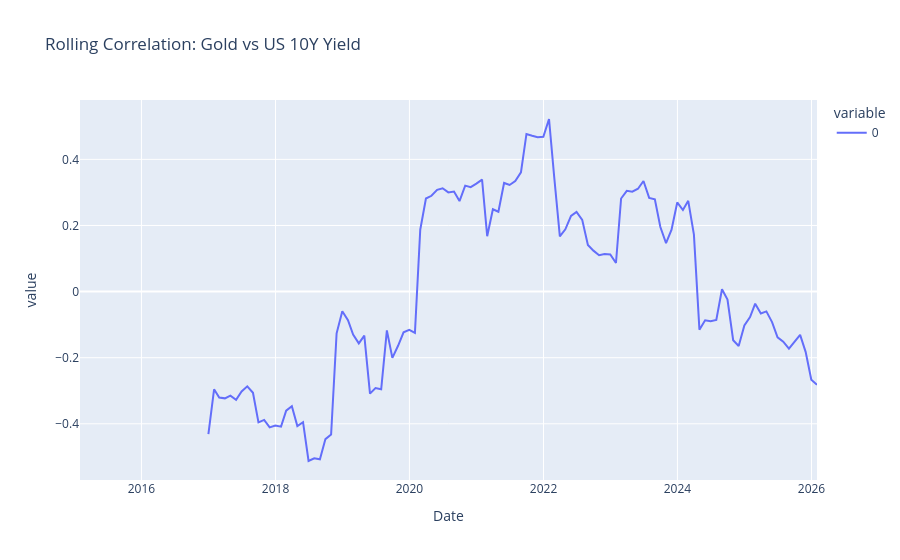

Notebook source saved alongside this figure:
### Code cell
rolling_corr = combined['GC=F'].rolling(24).corr(combined['^TNX'])
rolling_corr.plot(title = "Rolling Correlation: Gold vs US 10Y Yield")

### Figure 1 — Plotly figure (JSON) as saved in the notebook; plotly's stock layout.template omitted (floating-point values rounded to 4 significant figures; data arrays with more than 128 entries replaced by an {"elided": "..."} marker saying what was removed)
{"data": [{"hovertemplate": "variable=0<br>Date=%{x}<br>value=%{y}<extra></extra>", "legendgroup": "0", "line": {"color": "#636efa", "dash": "solid"}, "marker": {"symbol": "circle"}, "mode": "lines", "name": "0", "orientation": "v", "showlegend": true, "type": "scatter", "x": {"elided": "133 str values"}, "xaxis": "x", "y": {"elided": "133 float values"}, "yaxis": "y"}], "layout": {"autosize": true, "legend": {"title": {"text": "variable"}, "tracegroupgap": 0}, "title": {"text": "Rolling Correlation: Gold vs US 10Y Yield"}, "xaxis": {"anchor": "y", "autorange": true, "domain": [0, 1], "range": ["2015-01-31", "2026-01-31"], "title": {"text": "Date"}, "type": "date"}, "yaxis": {"anchor": "x", "autorange": true, "domain": [0, 1], "range": [-0.57, 0.5796], "title": {"text": "value"}, "type": "linear"}}}
